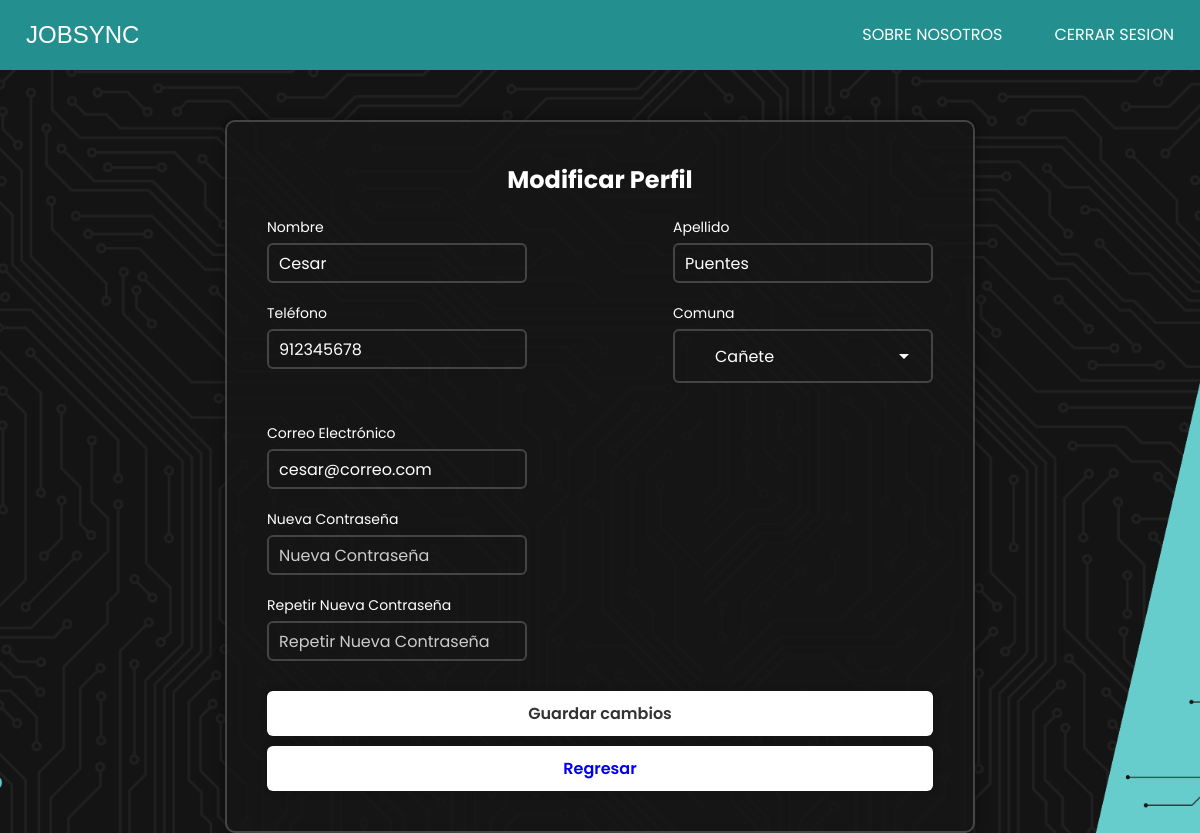
/mi_perfil/ (signed in), run on the app's committed database.
### JobSyncApp/models.py (models this page shows, shortened)
class CustomUser(AbstractUser):
    telefono = models.CharField(max_length=15)
    ROL_CHOICES = [
        (True, 'Colaborador'),
        (False, 'Admin'),
    ]
    rol = models.BooleanField(choices=ROL_CHOICES, default=True)
    comuna = models.ForeignKey(Comuna, on_delete=models.SET_NULL, null=True, blank=True)
    is_deleted = models.BooleanField(default=False)
    objects = CustomUserManager()

### JobSyncApp/decorators.py (the view)
    def wrap(request, *args, **kwargs):
        if request.user.is_authenticated and request.user.rol:
            return function(request, *args, **kwargs)
        else:
            raise PermissionDenied

### JobSyncApp/forms.py (shortened to what this page needs)
class ColaboradorPerfilForm(forms.ModelForm):
    nueva_contraseña = forms.CharField(
        label='Nueva Contraseña',
        widget=forms.PasswordInput(attrs={'placeholder': 'Nueva Contraseña'}),
        required=False
    )
    repetir_nueva_contraseña = forms.CharField(
        label='Repetir Nueva Contraseña',
        widget=forms.PasswordInput(attrs={'placeholder': 'Repetir Nueva Contraseña'}),
        required=False
    )
    email = forms.EmailField(
        label='Correo Electrónico',
        widget=forms.EmailInput(attrs={'placeholder': 'Correo Electrónico', 'readonly': 'readonly'}),
        required=False
    )
    class Meta:
        model = CustomUser
        fields = ['first_name', 'last_name', 'telefono', 'comuna', 'email']
        widgets = {
            'first_name': forms.TextInput(attrs={'placeholder': 'Nombre'}),
            'last_name': forms.TextInput(attrs={'placeholder': 'Apellido'}),
            'telefono': forms.TextInput(attrs={'placeholder': 'Teléfono'}),
            'comuna': forms.Select(attrs={'placeholder': 'Comuna'}),
            'email': forms.EmailInput(attrs={'placeholder': 'Correo Electrónico', 'readonly': 'readonly'}),
        }

### JobSyncApp/models.py (called while the page is built)
    def __str__(self):
        return self.nombre

### JobSyncApp/views_colaborador.py (called while the page is built)
@login_required
@user_is_colaborador
def mi_perfil(request):
    if request.method == 'POST':
        form = ColaboradorPerfilForm(request.POST, instance=request.user)
        if form.is_valid():
            form.save()
            messages.success(request, 'Tu perfil ha sido actualizado exitosamente.')
            return redirect('mi_perfil')
    else:
        form = ColaboradorPerfilForm(instance=request.user)
    return render(request, 'colaborador/mi_perfil.html', {'form': form})

### JobSyncApp/templates/colaborador/mi_perfil.html (shortened to what this page needs)
{% extends 'index.html' %}
{% load static %}
{% block extra_css %}
<link rel="stylesheet" href="{% static 'css/colaborador/mi_perfil.css' %}">
<link href="https://cdn.jsdelivr.net/npm/remixicon@4.2.0/fonts/remixicon.css" rel="stylesheet" />
{% endblock extra_css %}
{% block contenido %}
<div class="wrapper">
    <form id="modificarUsuarioForm" action="" method="POST">
        <h1>Modificar Perfil</h1>
        <div class="input-box">
            <div class="input-field-column">
                <div class="input-field">
                    <label class="input-label" for="id_first_name">Nombre</label>
                    {{ form.first_name }}
                </div>
                <div class="input-field">
                    <label class="input-label" for="id_last_name">Apellido</label>
                    {{ form.last_name }}
                </div>
            </div>
            <div class="input-field-column">
                <div class="input-field">
                    <label class="input-label" for="id_telefono">Teléfono</label>
                    {{ form.telefono }}
                </div>
                <div class="input-field">
                    <label class="input-label" for="id_comuna">Comuna</label>
                    {{ form.comuna }}
                </div>
            </div>
        </div>
        <div class="input-box">
            <div class="input-field">
                <label class="input-label" for="id_email">Correo Electrónico</label>
                {{ form.email }}
            </div>
        </div>
        <div class="input-box">
            <div class="input-field">
                <label class="input-label" for="id_nueva_contraseña">Nueva Contraseña</label>
                {{ form.nueva_contraseña }}
            </div>
            <div class="input-field">
                <label class="input-label" for="id_repetir_nueva_contraseña">Repetir Nueva Contraseña</label>
                {{ form.repetir_nueva_contraseña }}
            </div>
        </div>
        <button type="submit" class="btn btn-primary">Guardar cambios</button>
        <button class="btn btn-danger"><a href="{% url 'index_colaborador' %}">Regresar</a></button>
    </form>
</div>
{% endblock %}

### JobSyncApp/static/css/estilo.css (style rules this page uses)
* { margin: 0; padding: 0; box-sizing: border-box; }

### JobSyncApp/static/css/colaborador/mi_perfil.css (style rules this page uses)
* { margin: 0; padding: 0; box-sizing: border-box; font-family: "Poppins", sans-serif; text-decoration: none; }
body { display: flex; justify-content: center; align-items: center; min-height: 100vh; background: url('../img/fondo.png'); background-size: cover; background-position: center; }
.wrapper { margin-top: 10%; width: 750px; background: rgba(22, 22, 22, 0.8); border: 2px solid rgba(255, 255, 255, 0.2); border-radius: 10px; color: #fff; padding: 40px; box-shadow: 0 0 10px rgba(0, 0, 0, 0.5); }
.wrapper h1 { font-size: 24px; text-align: center; margin-bottom: 20px; }
.input-box { margin-bottom: 20px; }
.input-field { margin-bottom: 20px; }
.input-field-column { display: flex; justify-content: space-between; gap: 20%; }
.input-field label { display: block; font-size: 14px; margin-bottom: 5px; }
.input-field input, .input-field select { width: 260px; height: 40px; background: transparent; border: 2px solid rgba(255, 255, 255, 0.2); outline: none; font-size: 16px; color: #fff; border-radius: 6px; padding: 10px; transition: border-color 0.3s ease; }
.input-field input::placeholder { color: #ccc; }
.input-field select { height: 54px; padding: 15px 15px 15px 40px; -webkit-appearance: none; -moz-appearance: none; appearance: none; background-repeat: no-repeat; background-position: right 15px center; background-size: 24px; }
.input-field select option { color: #333; }
.wrapper .btn { width: 100%; height: 45px; background: #fff; border: none; outline: none; border-radius: 6px; box-shadow: 0 0 10px rgba(0, 0, 0, 0.1); cursor: pointer; font-size: 16px; color: #333; font-weight: 600; margin-top: 10px; text-decoration: none; }

### data on the page
CustomUser: first_name "Cesar", last_name "Puentes", telefono "912345678", comuna "Cañete", email "cesar@correo.com"
